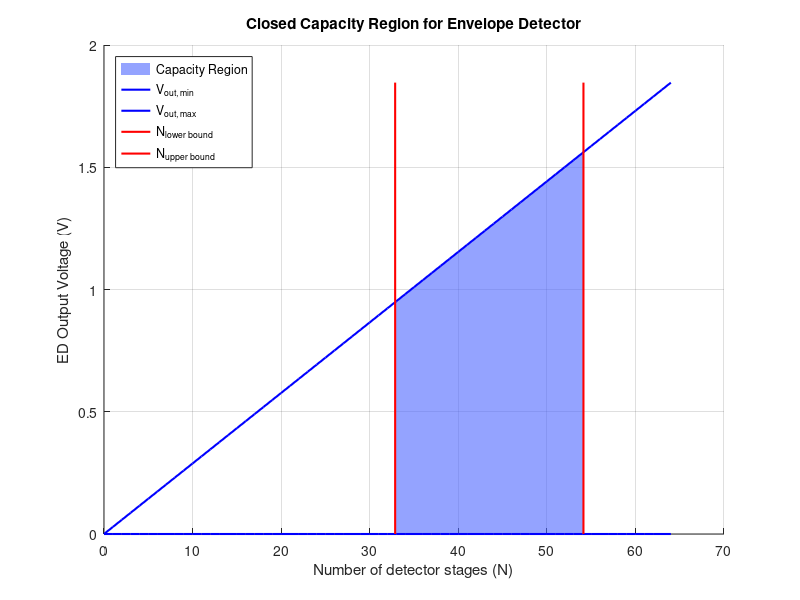
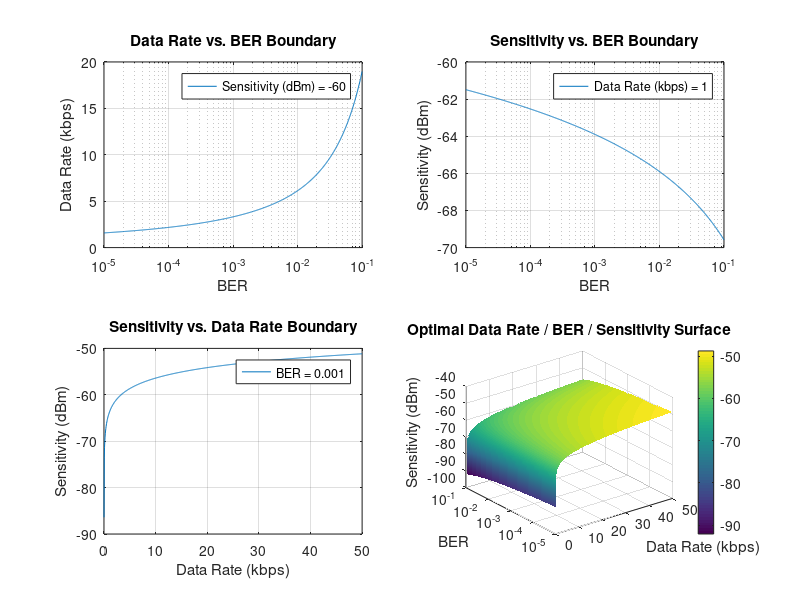

Here is the MATLAB script that generated these plots, in order:
% -------------------------------------------------------------------------

% This script computes the closed capacity region for an envelope detector.

% The idea here is to bound all of the possible ED output voltage vs. # stages (N)
% into a closed region. This is useful for design automation of EDs. The
% idea is that if we write an optimization algorithm to design the optimal
% ED given a set of input parameters, the search space for the optimum ED
% will be closed, making it possible to find a global optimum ED. You can
% also use this script to manually choose how many stages to make your ED
% based off of sensitivity, BER, and data rate requirements.

% -------------------------------------------------------------------------

% Set simulation parameters

% RF parameters
P_RF = -60; % Target RX sensitivity (dBm)
RS = 3; % Source / antenna resistance (Ohms)
BER = 1e-3; % Desired BER
BW_BB = 1e3; % Baseband signal BW in Hz = Data rate

% Passive voltage gain from matching
Av = 30; % In dB

% Variance from simulation results after fabricationg the detector
fab_variation = 5; % Percent

% Detector Parameters
RD = 1e6; % Diode resistance (Ohms)
CC = 70e-15; % Coupling capacitance (F)

% Device parameters
n = 1.5; % Subthreshold slope constant (between 1 and 2)
Vt = 26e-3; % Thermal voltage
k = 1.38e-23; % Boltzmann's constant
T = 298; % Room temperature (K)

% -------------------------------------------------------------------------

% Set all of the bounds on the capacity region for ED output voltage vs. # of stages (N)

% Conversions
Av = 10 ^ (Av / 10);
P_RF_raw = P_RF;
P_RF = 10 ^ (P_RF / 10) * (10 ^ -3);

% Add a buffer for PVT variation
fab_variation = fab_variation / 100;

% Compute the upper bound for the number of allowed stages in the ED
r = 8 / (2.2 * RD * CC * BW_BB);
discriminant = sqrt(1 + r);
N_UPPER_BOUND = 0.25 * discriminant;
N_UPPER_BOUND = N_UPPER_BOUND * (1 - fab_variation);

% Compute the lower bound for the number of allowed stages in the ED
p_0 = exp(-1 / (pi + 2)) * sqrt(pi / (pi + 2));
num_lower_coeff = 5 * k * T;
Q_1_lower = -2 + 4 * ((0.25 + 0.5 * (BER / p_0)) ^ 0.5);
num_ln = log(Q_1_lower * p_0);
num_ln = num_ln * num_ln;
num_lower = num_lower_coeff * num_ln * (Vt ^ 2);
den_lower = (((1 / n) - 0.5) ^ 2) * (Av * P_RF * RS) ^ 2 * CC;
N_LOWER_BOUND = num_lower / den_lower;
N_LOWER_BOUND = N_LOWER_BOUND ^ (1 / 3);
N_LOWER_BOUND = N_LOWER_BOUND * (1 + fab_variation);

% Compute upper and lower bounds for ED voltage as a function of N
n_limits = 1:1:2; % Subthreshold slope constant is between 1 and 2
k_limits = (1 / (2 * Vt)) * ((1 ./ (n_limits)) - 0.5); % Min and Max conversion gain
N_values = 0:1:(floor(N_UPPER_BOUND * 1.2));
V_out_ED_MIN = (Av .^ 2) .* k_limits(2) .* N_values .* (P_RF * RS);
V_out_ED_MAX = (Av .^ 2) .* k_limits(1) .* N_values .* (P_RF * RS);

% Sanity check: if N_LOWER_BOUND > N_UPPER_BOUND, this indicates that the
% given RF parameters make it impossible to design an ED that meets the
% desired BER requirement.
if N_LOWER_BOUND > N_UPPER_BOUND
    fprintf("No ED exists for the presented BER requirement given the current simulation conditions.\n")
end

% Plot the capacity region
if N_LOWER_BOUND < N_UPPER_BOUND
    y_limits = [min(V_out_ED_MIN), max(V_out_ED_MAX)];
    figure; hold on
    
    % --- Highlight the parallelogram first (darker + more opaque)
    x_par = [N_LOWER_BOUND, N_UPPER_BOUND, N_UPPER_BOUND, N_LOWER_BOUND];
    y_par = [ ...
        (Av^2) * k_limits(2) * N_LOWER_BOUND * (P_RF * RS), ... % bottom-left
        (Av^2) * k_limits(2) * N_UPPER_BOUND * (P_RF * RS), ... % bottom-right
        (Av^2) * k_limits(1) * N_UPPER_BOUND * (P_RF * RS), ... % top-right
        (Av^2) * k_limits(1) * N_LOWER_BOUND * (P_RF * RS) ...  % top-left
    ];
    fill(x_par, y_par, [0.3 0.4 1], 'FaceAlpha', 0.6, 'EdgeColor', 'none')
    
    % --- Then draw boundary lines on top
    plot(N_values, V_out_ED_MIN, 'b', 'LineWidth', 1.5)
    plot(N_values, V_out_ED_MAX, 'b', 'LineWidth', 1.5)
    plot([N_LOWER_BOUND N_LOWER_BOUND], y_limits, 'r', 'LineWidth', 1.5)
    plot([N_UPPER_BOUND N_UPPER_BOUND], y_limits, 'r', 'LineWidth', 1.5)
    
    xlabel("Number of detector stages (N)")
    ylabel("ED Output Voltage (V)")
    title("Closed Capacity Region for Envelope Detector")
    legend("Capacity Region", "V_{out, min}", "V_{out, max}", "N_{lower bound}", "N_{upper bound}", 'Location', 'northwest')
    grid on
    hold off
end

% -------------------------------------------------------------------------

% Plot three three system requirements again each other:
% Sensitivity = minimum RF input power required to achieve the given input parameters
% Data Rate
% BER

% Remember that these equations are derived off of bounds, so the provided
% plots are bounding regions where the curve itself gives the best case scenario.
% The third parameter that is not being swept is fixed at whatever the
% main simulation input is set to.

res = 1000;
figure;

% --- Plot bounding data rate vs. BER ---
BER_values = logspace(log10(0.00001), log10(0.1), res);

Q_1_lower_sweep = -2 + 4 * ((0.25 + 0.5 * (BER_values / p_0)) .^ 0.5);
num_ln_sweep = log(Q_1_lower_sweep * p_0);
num_ln_sweep = num_ln_sweep .* num_ln_sweep;
num_lower_sweep = num_lower_coeff * num_ln_sweep * (Vt ^ 2);

den_lower_sweep = (((1 / n) - 0.5) ^ 2) * (Av * P_RF * RS) ^ 2 * CC;
phi = num_lower_sweep / den_lower_sweep;
BER_function = 16 * ((phi) .^ (2 / 3)) - 1;
DataRate_values = 8 ./ (2.2 * RD * CC * BER_function);

subplot(2, 2, 1)
semilogx(BER_values, DataRate_values / (10 ^ 3)); grid;
xlabel("BER"); ylabel("Data Rate (kbps)"); title("Data Rate vs. BER Boundary");
legend(sprintf('Sensitivity (dBm) = %i', P_RF_raw))

% --- Plot bounding sensitivity vs. BER ---
num_coeff = 8000 * Vt * sqrt(5 * k * T);
num_ln = log(p_0 * (-2 + 4 * sqrt(0.25 + (BER_values / (2 * p_0)))));
num = num_coeff * num_ln;

den_coeff = Av * RS * sqrt(CC) * ((1 / n) - 0.5);
den_up_contr = 1 + (8 ./ (2.2 * RD * CC * BW_BB));
den_up_contr = (den_up_contr) .^ (3 / 4);
den = den_coeff .* den_up_contr;

P_RF_values_BER = abs(num ./ den);
P_RF_values_BER = 10 * log10(P_RF_values_BER);

subplot(2, 2, 2)
semilogx(BER_values, P_RF_values_BER); grid;
xlabel("BER"); ylabel("Sensitivity (dBm)"); title("Sensitivity vs. BER Boundary");
legend(sprintf('Data Rate (kbps) = %i', BW_BB / 1000))

% --- Plot bounding sensitivity vs. data rate ---
Data_rate_values = linspace(1, 50000, res);

num_coeff = 8000 * Vt * sqrt(5 * k * T);
num_ln = log(p_0 * (-2 + 4 * sqrt(0.25 + (BER / (2 * p_0)))));
num = num_coeff * num_ln;

den_coeff = Av * RS * sqrt(CC) * ((1 / n) - 0.5);
den_up_contr = 1 + (8 ./ (2.2 * RD * CC * Data_rate_values));
den_up_contr = (den_up_contr) .^ (3 / 4);
den = den_coeff .* den_up_contr;

P_RF_values_drate = abs(num ./ den);
P_RF_values_drate = 10 * log10(P_RF_values_drate);

subplot(2, 2, 3)
plot(Data_rate_values / 10 ^ 3, P_RF_values_drate); grid;
xlabel("Data Rate (kbps)"); ylabel("Sensitivity (dBm)"); title("Sensitivity vs. Data Rate Boundary");
legend(sprintf('BER = %i', BER))

% --- Plot all three as a surface ---
[DR, BER] = meshgrid(Data_rate_values, BER_values);

num_coeff = 8000 * Vt * sqrt(5 * k * T);
num_ln = log(p_0 * (-2 + 4 * sqrt(0.25 + (BER ./ (2 * p_0)))));
num = num_coeff .* num_ln;

den_coeff = Av * RS * sqrt(CC) * ((1 / n) - 0.5);
den_up_contr = 1 + (8 ./ (2.2 * RD * CC .* DR));
den_up_contr = den_up_contr .^ (3 / 4);
den = den_coeff .* den_up_contr;

P_RF = abs(num ./ den);
P_RF = 10 * log10(P_RF);

subplot(2, 2, 4)
surf(DR / 1e3, BER, P_RF)
shading interp
colorbar

set(gca, 'YScale', 'log')

xlabel("Data Rate (kbps)"); ylabel("BER"); zlabel("Sensitivity (dBm)")
title("Optimal Data Rate / BER / Sensitivity Surface")
